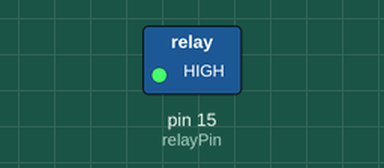
This sketch was run on a simulated Arduino Uno, built with avr-gcc and run on an emulated ATmega328P. On the bench: switched loads named in the sketch (green lamp = pin HIGH).

Above: at 1.0 s.
At 3.0 s:
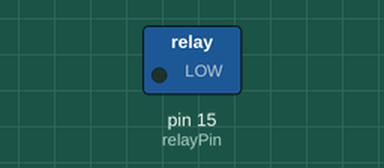
Timing chart, 0 to 5.2 s (numbered marks = the images above):
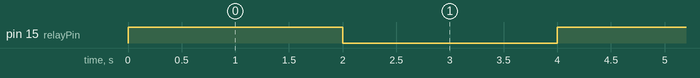

Measured:
- by itself, pin 15 (relayPin): alternates HIGH for 2.0 s and LOW for 2.0 s

The sketch:

relay_contro.ino
```cpp
// Define the GPIO pin connected to the relay module
const int relayPin = 15;  // Use the appropriate GPIO pin

void setup() {
  // Set the relayPin as an OUTPUT
  pinMode(relayPin, OUTPUT);

  // Initialize the relay in the OFF state
  digitalWrite(relayPin, LOW);
}

void loop() {
  // Turn the relay ON (close the switch) for 2 seconds
  digitalWrite(relayPin, HIGH);
  delay(2000);

  // Turn the relay OFF (open the switch) for 2 seconds
  digitalWrite(relayPin, LOW);
  delay(2000);
}
```
